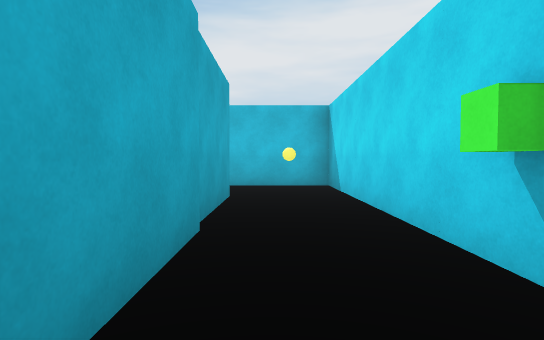
[1] (above)

13 first-person views from a walk through a scene from a Unity 3-D project. The camera is 1.2 m above the floor, tilts 2° down and sees 80° across. The floor is counted in squares, 2 m on a side. Each view is taken from the middle of a square. On the plan, view 1 faces up. The plan holds only what a view shows up to about 10 squares ahead; the rest is blank. The place goes on beyond the plan. The player is left out. Some animated figures are left out. Door leaves are left out, so doorways stand open.

[2]
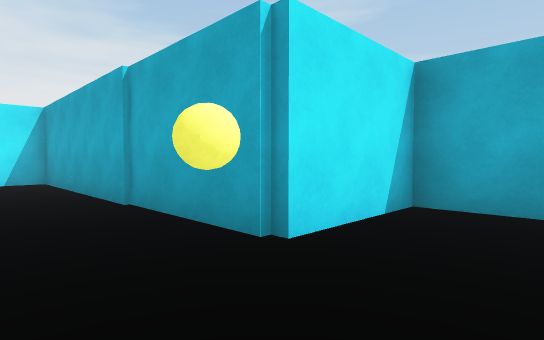

[3]
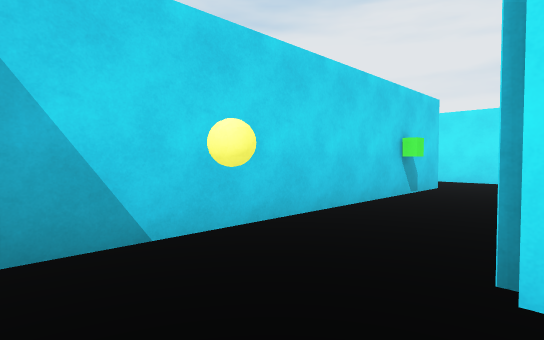

[4]
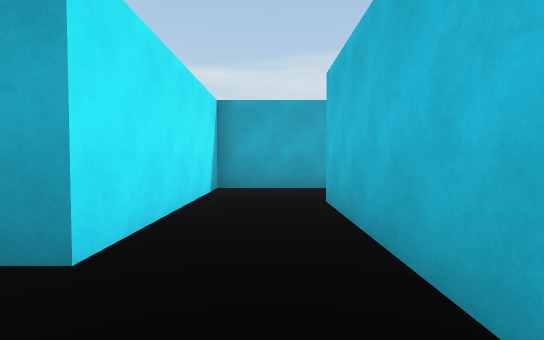

[5]
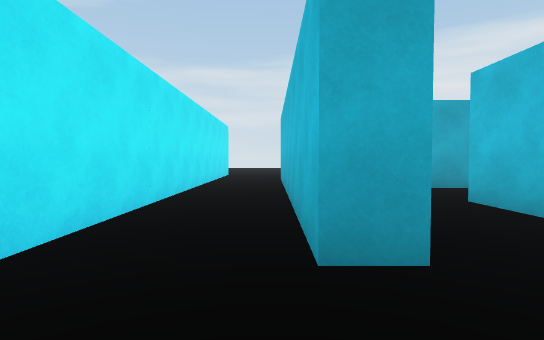

[6]
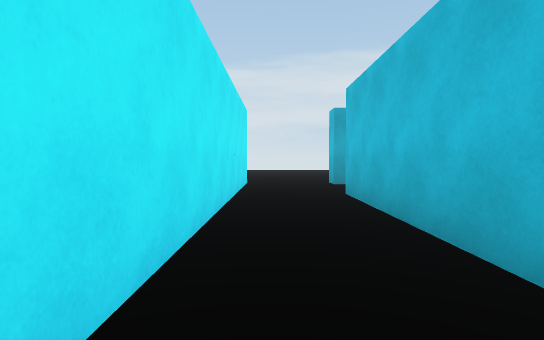

[7]
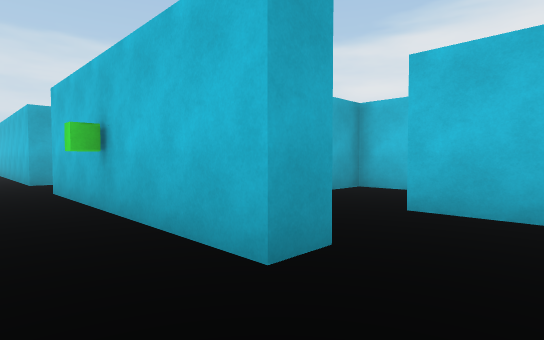

[8]
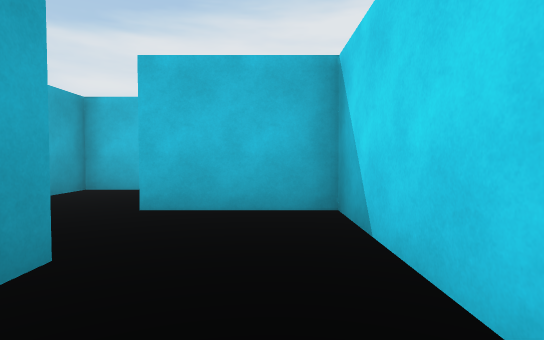

[9]
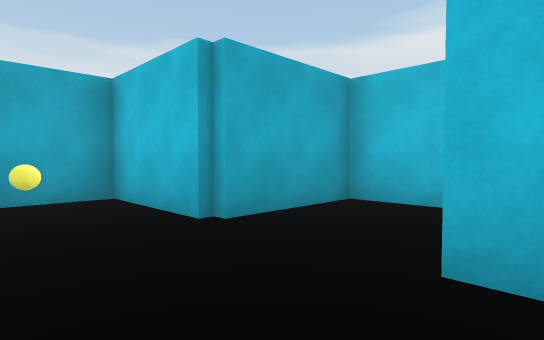

[10]
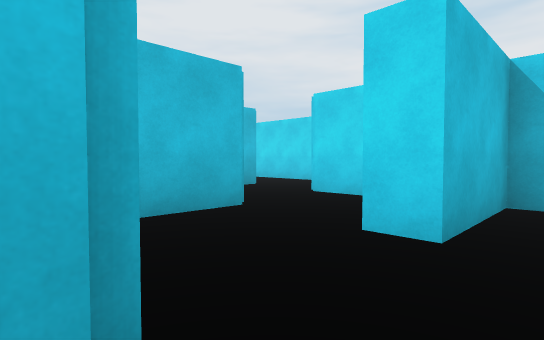

[11]
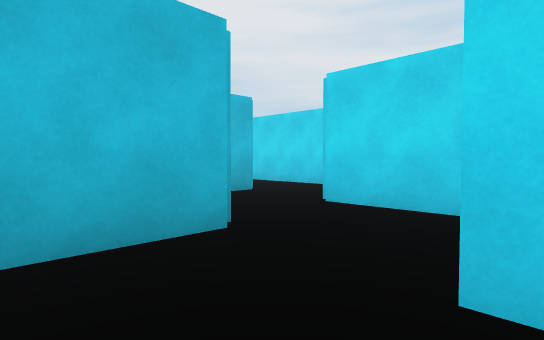

[12]
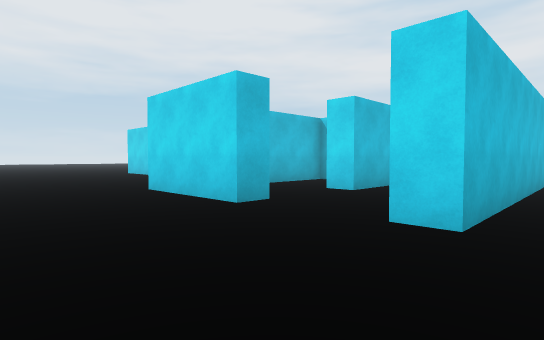

[13]
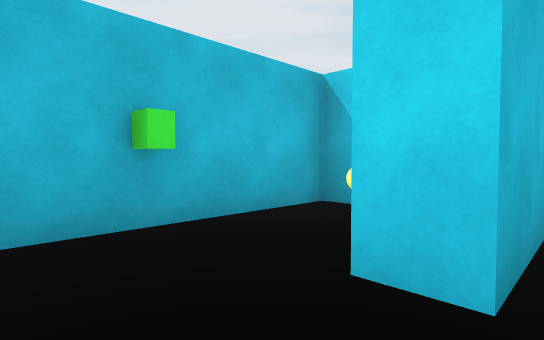

### Floor plan
Points are (right, up) in squares from view 1. A wall is a line through its corners. A room is listed if a view was taken in it or the views show most of it. See-through windows are left out.
Room 1 (views 1, 2, 3, 4)
walls: (5.1, -0.2) (1.3, -0.2) (1.3, 7.3) (-1, 7.3); (-3.1, 6.8) (-3.1, 5.4) (-0.6, 5.4) (-0.6, -2.1) (4.2, -2.1)
Room 2 (views 5, 6, 7, 8, 9, 13)
walls: (4.2, -2.1) (4.2, -2.7) (-3.5, -2.7) (-3.5, -2); (11.7, -2) (11.7, -2.7) (6.4, -2.7); (13.8, -3.1) (13.8, -1.4); (-6, -4.6) (4.1, -4.6)
ways out: opening at (12.5, -2) to room 3; open door at (-6, -3.5) to room 4; opening at (-4.5, -2) to room 7
Room 3 (views 10, 11)
walls: (9.4, -0.2) (6.9, -0.2) (6.9, -1.6); (13.8, -1.4) (13.8, -0.2) (11.5, -0.2) (11.5, 0.5)
ways out: opening at (12.5, -2) to room 2; opening at (10.5, 0) to room 6
objects: yellow ball (8, -1)
Room 4 (view 12)
walls: (-0.4, -5.2) (-6, -5.2) (-6, -4.6); (-6.2, -2.6) (-6.2, 0.2)
ways out: open door at (-6, -3.5) to room 2
Room 5 (no view inside)
walls: (13.8, 0.9) (13.8, 2.8)
ways out: opening at (12, 1.5) to room 6; opening at (13, 3)
Room 6 (no view inside)
walls: (11.8, 2.3) (9.4, 2.3) (9.4, -0.2)
ways out: opening at (10.5, 0) to room 3; opening at (12, 1.5) to room 5
Room 7 (no view inside)
walls: (-1.2, -0.8) (-1.2, -0.2) (-4.9, -0.2)
ways out: opening at (-4.5, -2) to room 2
objects: other object (-2, -1)

Where each view was taken, in squares from view 1:
view 1: 0 up, 0 right, facing up
view 2: 7 up, 1 right, facing down-left
view 3: 7 up, 1 left, facing down-right
view 4: 1 down, 6 right, facing left
view 5: 3 down, 6 right, facing left
view 6: 4 down, 2 right, facing left
view 7: 4 down, 13 right, facing up-left
view 8: 4 down, 13 right, facing up
view 9: 2 down, 12 right, facing up-left
view 10: 1 down, 9 right, facing up-right
view 11: 0 up, 10 right, facing up-right
view 12: 6 down, 9 left, facing up-right
view 13: 3 down, 5 left, facing up-right
